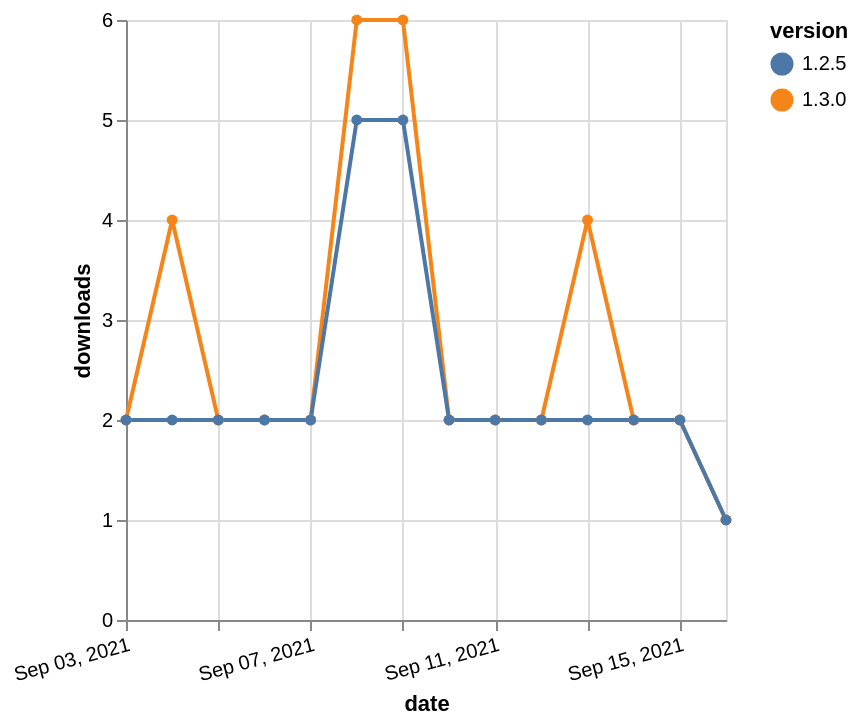

Write the Vega-Lite specification saved for this chart.
### Vega-Lite specification from a JSON file in a GitHub repository (floating-point values rounded to 4 significant figures)
{"$schema": "https://vega.github.io/schema/vega-lite/v5.json", "description": "A simple bar chart with embedded data.", "data": {"values": [{"date": "2021-09-03", "total": 4472, "delta": 2, "version": "1.3.0"}, {"date": "2021-09-04", "total": 4476, "delta": 4, "version": "1.3.0"}, {"date": "2021-09-05", "total": 4478, "delta": 2, "version": "1.3.0"}, {"date": "2021-09-06", "total": 4480, "delta": 2, "version": "1.3.0"}, {"date": "2021-09-07", "total": 4482, "delta": 2, "version": "1.3.0"}, {"date": "2021-09-08", "total": 4488, "delta": 6, "version": "1.3.0"}, {"date": "2021-09-09", "total": 4494, "delta": 6, "version": "1.3.0"}, {"date": "2021-09-10", "total": 4496, "delta": 2, "version": "1.3.0"}, {"date": "2021-09-11", "total": 4498, "delta": 2, "version": "1.3.0"}, {"date": "2021-09-12", "total": 4500, "delta": 2, "version": "1.3.0"}, {"date": "2021-09-13", "total": 4504, "delta": 4, "version": "1.3.0"}, {"date": "2021-09-14", "total": 4506, "delta": 2, "version": "1.3.0"}, {"date": "2021-09-15", "total": 4508, "delta": 2, "version": "1.3.0"}, {"date": "2021-09-16", "total": 4509, "delta": 1, "version": "1.3.0"}, {"date": "2021-09-03", "total": 3618, "delta": 2, "version": "1.2.5"}, {"date": "2021-09-04", "total": 3620, "delta": 2, "version": "1.2.5"}, {"date": "2021-09-05", "total": 3622, "delta": 2, "version": "1.2.5"}, {"date": "2021-09-06", "total": 3624, "delta": 2, "version": "1.2.5"}, {"date": "2021-09-07", "total": 3626, "delta": 2, "version": "1.2.5"}, {"date": "2021-09-08", "total": 3631, "delta": 5, "version": "1.2.5"}, {"date": "2021-09-09", "total": 3636, "delta": 5, "version": "1.2.5"}, {"date": "2021-09-10", "total": 3638, "delta": 2, "version": "1.2.5"}, {"date": "2021-09-11", "total": 3640, "delta": 2, "version": "1.2.5"}, {"date": "2021-09-12", "total": 3642, "delta": 2, "version": "1.2.5"}, {"date": "2021-09-13", "total": 3644, "delta": 2, "version": "1.2.5"}, {"date": "2021-09-14", "total": 3646, "delta": 2, "version": "1.2.5"}, {"date": "2021-09-15", "total": 3648, "delta": 2, "version": "1.2.5"}, {"date": "2021-09-16", "total": 3649, "delta": 1, "version": "1.2.5"}]}, "width": "container", "mark": {"type": "line", "point": {"filled": true}}, "encoding": {"x": {"field": "date", "type": "temporal", "timeUnit": "yearmonthdate", "title": "date", "axis": {"labelAngle": -15}}, "y": {"field": "delta", "type": "quantitative", "title": "downloads"}, "color": {"field": "version", "type": "nominal"}, "tooltip": {"field": "delta"}}}
